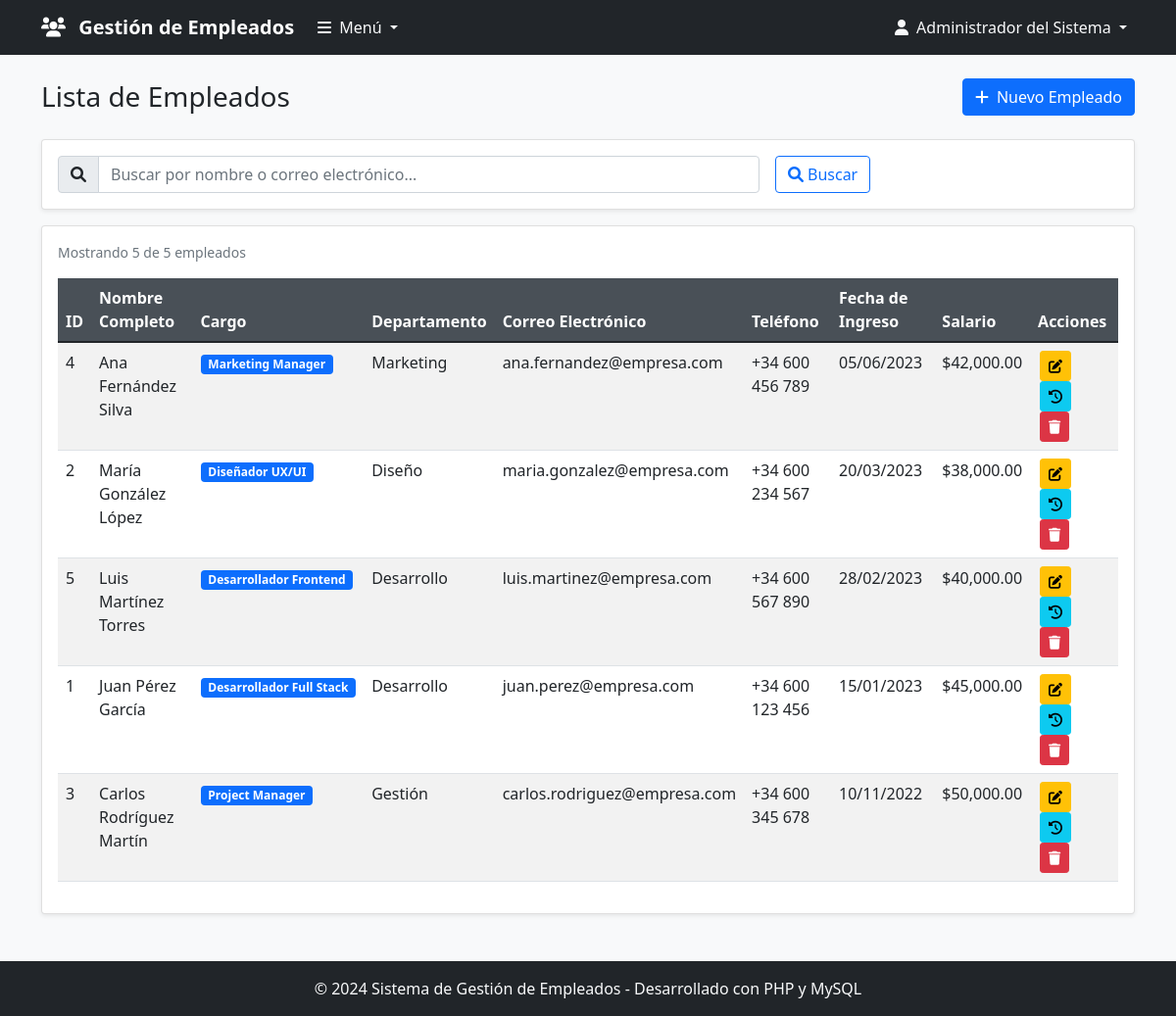
/index.php (signed in), run on the app's committed database.
### tables this page shows
CREATE TABLE IF NOT EXISTS empleados (
    id INT AUTO_INCREMENT PRIMARY KEY,
    nombre_completo VARCHAR(100) NOT NULL,
    rol_id INT NOT NULL,
    correo_electronico VARCHAR(100) NOT NULL UNIQUE,
    telefono VARCHAR(20),
    fecha_ingreso DATE NOT NULL,
    fecha_salida DATE NULL,
    salario DECIMAL(10,2),
    activo BOOLEAN DEFAULT TRUE,
    notas TEXT,
    creado_por INT,
    fecha_creacion TIMESTAMP DEFAULT CURRENT_TIMESTAMP,
    fecha_actualizacion TIMESTAMP DEFAULT CURRENT_TIMESTAMP ON UPDATE CURRENT_TIMESTAMP,
    FOREIGN KEY (rol_id) REFERENCES roles(id),
    FOREIGN KEY (creado_por) REFERENCES usuarios(id)
);

CREATE TABLE IF NOT EXISTS roles (
    id INT AUTO_INCREMENT PRIMARY KEY,
    nombre_cargo VARCHAR(100) NOT NULL UNIQUE,
    departamento VARCHAR(50) NOT NULL,
    descripcion TEXT,
    activo BOOLEAN DEFAULT TRUE,
    fecha_creacion TIMESTAMP DEFAULT CURRENT_TIMESTAMP
);

### includes/security.php (called while the page is built, shortened)
<?php
class Security {
    public static function verificarTimeoutSesion($timeout = 3600) {
        return true;
    }
}
?>

### includes/auth.php (called while the page is built, shortened)
<?php
require_once 'includes/security.php';
function estaAutenticado() {
    return isset($_SESSION['usuario_id']) && !empty($_SESSION['usuario_id']);
}
function obtenerUsuarioActual() {
    if (estaAutenticado()) {
        return [
            'id' => $_SESSION['usuario_id'],
            'username' => $_SESSION['username'],
            'nombre_completo' => $_SESSION['nombre_completo'],
            'email' => $_SESSION['email']
        ];
    }
    return null;
}
?>

### models/Empleado.php (called while the page is built, shortened)
<?php
class Empleado {
    private $conn;
    private $table_name = "empleados";
    public function __construct($db) {
        $this->conn = $db;
    }
    public function leerConPaginacion($busqueda = '', $pagina = 1, $por_pagina = 10) {
        $offset = ($pagina - 1) * $por_pagina;
        $where_clause = "WHERE e.activo = 1";
        $params = [];
        $query = "SELECT e.id, e.nombre_completo, r.nombre_cargo, r.departamento,
                         e.correo_electronico, e.telefono, e.fecha_ingreso, e.fecha_salida,
                         e.salario, e.activo, e.notas
                  FROM " . $this->table_name . " e
                  INNER JOIN roles r ON e.rol_id = r.id
                  " . $where_clause . "
                  ORDER BY e.fecha_ingreso DESC
                  LIMIT :offset, :por_pagina";
        $stmt = $this->conn->prepare($query);
        $stmt->bindValue(':offset', $offset, PDO::PARAM_INT);
        $stmt->bindValue(':por_pagina', $por_pagina, PDO::PARAM_INT);
        $stmt->execute();
        return $stmt;
    }
    public function contarEmpleados($busqueda = '') {
        $where_clause = "WHERE e.activo = 1";
        $params = [];
        $query = "SELECT COUNT(*) as total
                  FROM " . $this->table_name . " e
                  INNER JOIN roles r ON e.rol_id = r.id
                  " . $where_clause;
        $stmt = $this->conn->prepare($query);
        $stmt->execute();
        $row = $stmt->fetch(PDO::FETCH_ASSOC);
        return $row['total'];
    }
}
?>

### index.php (the view, shortened to what this page needs)
<?php
require_once 'includes/auth.php';
require_once 'models/Empleado.php';
$database = new Database();
$db = $database->getConnection();
$empleado = new Empleado($db);
$busqueda = isset($_GET['busqueda']) ? trim($_GET['busqueda']) : '';
$pagina_actual = isset($_GET['pagina']) ? (int)$_GET['pagina'] : 1;
$por_pagina = 10;
$stmt = $empleado->leerConPaginacion($busqueda, $pagina_actual, $por_pagina);
$empleados = $stmt->fetchAll(PDO::FETCH_ASSOC);
$total_empleados = $empleado->contarEmpleados($busqueda);
include_once 'includes/header.php';
?>
<div class="row">
    <div class="col-12">
        <div class="d-flex justify-content-between align-items-center mb-4">
            <h1 class="h3 mb-0">Lista de Empleados</h1>
            <a href="crear.php" class="btn btn-primary">
                <i class="fas fa-plus me-2"></i>Nuevo Empleado
            </a>
        </div>
        <div class="card mb-3">
            <div class="card-body">
                <form method="GET" class="row g-3">
                    <div class="col-md-8">
                        <div class="input-group">
                            <span class="input-group-text"><i class="fas fa-search"></i></span>
                            <input type="text"
                                   class="form-control"
                                   name="busqueda"
                                   placeholder="Buscar por nombre o correo electrónico..."
                                   value="<?php echo htmlspecialchars($busqueda); ?>">
                        </div>
                    </div>
                    <div class="col-md-4">
                        <button type="submit" class="btn btn-outline-primary me-2">
                            <i class="fas fa-search me-1"></i>Buscar
                        </button>
                    </div>
                </form>
            </div>
        </div>
        <div class="card">
            <div class="card-body">
                <div class="d-flex justify-content-between align-items-center mb-3">
                    <small class="text-muted">
                        Mostrando <?php echo count($empleados); ?> de <?php echo $total_empleados; ?> empleados
                    </small>
                </div>
                <?php if(count($empleados) > 0): ?>
                    <div class="table-responsive">
                        <table class="table table-striped table-hover">
                            <thead>
                                <tr>
                                    <th>ID</th>
                                    <th>Nombre Completo</th>
                                    <th>Cargo</th>
                                    <th>Departamento</th>
                                    <th>Correo Electrónico</th>
                                    <th>Teléfono</th>
                                    <th>Fecha de Ingreso</th>
                                    <th>Salario</th>
                                    <th>Acciones</th>
                                </tr>
                            </thead>
                            <tbody>
                                <?php foreach($empleados as $emp): ?>
                                    <tr>
                                        <td><?php echo htmlspecialchars($emp['id']); ?></td>
                                        <td><?php echo htmlspecialchars($emp['nombre_completo']); ?></td>
                                        <td>
                                            <span class="badge bg-primary"><?php echo htmlspecialchars($emp['nombre_cargo']); ?></span>
                                        </td>
                                        <td><?php echo htmlspecialchars($emp['departamento']); ?></td>
                                        <td><?php echo htmlspecialchars($emp['correo_electronico']); ?></td>
                                        <td><?php echo htmlspecialchars($emp['telefono'] ?? 'N/A'); ?></td>
                                        <td><?php echo date('d/m/Y', strtotime($emp['fecha_ingreso'])); ?></td>
                                        <td>
                                            <?php if($emp['salario']): ?>
                                                $<?php echo number_format($emp['salario'], 2); ?>
                                            <?php else: ?>
                                                <span class="text-muted">N/A</span>
                                            <?php endif; ?>
                                        </td>
                                        <td>
                                            <a href="editar.php?id=<?php echo $emp['id']; ?>"
                                               class="btn btn-sm btn-warning btn-action">
                                                <i class="fas fa-edit"></i>
                                            </a>
                                            <a href="historial.php?id=<?php echo $emp['id']; ?>"
                                               class="btn btn-sm btn-info btn-action"
                                               title="Ver historial de cambios">
                                                <i class="fas fa-history"></i>
                                            </a>
                                            <a href="?eliminar=<?php echo $emp['id']; ?><?php echo !empty($busqueda) ? '&busqueda=' . urlencode($busqueda) : ''; ?>&pagina=<?php echo $pagina_actual; ?>"
                                               class="btn btn-sm btn-danger btn-action"
                                               onclick="return confirm('¿Está seguro de eliminar este empleado?')">
                                                <i class="fas fa-trash"></i>
                                            </a>
                                        </td>
                                    </tr>
                                <?php endforeach; ?>
                            </tbody>
                        </table>
                    </div>
                <?php endif; ?>
            </div>
        </div>
    </div>
</div>
<?php include_once 'includes/footer.php'; ?>

### includes/header.php (shortened to what this page needs)
<?php
require_once 'includes/auth.php';
$usuario_actual = obtenerUsuarioActual();
?>
<!DOCTYPE html>
<html lang="es">
<head>
    <link href="https://cdn.jsdelivr.net/npm/bootstrap@5.1.3/dist/css/bootstrap.min.css" rel="stylesheet">
    <link href="https://cdnjs.cloudflare.com/ajax/libs/font-awesome/6.0.0/css/all.min.css" rel="stylesheet">
</head>
<body>
    <nav class="navbar navbar-expand-lg navbar-dark bg-dark">
        <div class="container">
            <a class="navbar-brand" href="index.php">
                <i class="fas fa-users me-2"></i>
                Gestión de Empleados
            </a>
            <?php if($usuario_actual): ?>
            <div class="navbar-nav me-auto">
                <div class="nav-item dropdown">
                    <a class="nav-link dropdown-toggle text-light" href="#" id="navbarMenuDropdown" role="button" data-bs-toggle="dropdown">
                        <i class="fas fa-bars me-1"></i>
                        Menú
                    </a>
                </div>
            </div>
            <div class="navbar-nav ms-auto">
                <div class="nav-item dropdown">
                    <a class="nav-link dropdown-toggle text-light" href="#" id="navbarDropdown" role="button" data-bs-toggle="dropdown">
                        <i class="fas fa-user me-1"></i>
                        <?php echo htmlspecialchars($usuario_actual['nombre_completo']); ?>
                    </a>
                </div>
            </div>
            <?php endif; ?>
        </div>
    </nav>
    <div class="container mt-4">

### includes/footer.php (shortened to what this page needs)
</div>
    <footer class="bg-dark text-light text-center py-3 mt-5">
        <div class="container">
            <p class="mb-0">&copy; 2024 Sistema de Gestión de Empleados - Desarrollado con PHP y MySQL</p>
        </div>
    </footer>
</body>
</html>

### includes/header.php (style rules this page uses)
body { background-color: #f8f9fa; }
.navbar-brand { font-weight: bold; }
.card { box-shadow: 0 0.125rem 0.25rem rgba(0, 0, 0, 0.075); border: 1px solid rgba(0, 0, 0, 0.125); }
.table th { background-color: #495057; color: white; border-color: #495057; }
.btn-action { margin: 0 2px; }

### data on the page
empleados: id "4", nombre_completo "Ana Fernández Silva", rol.nombre_cargo "Marketing Manager", rol.departamento "Marketing", correo_electronico "ana.fernandez@empresa.com", telefono "+34 600 456 789", fecha_ingreso "05/06/2023", salario "42,000.00"
empleados: id "2", nombre_completo "María González López", rol.nombre_cargo "Diseñador UX/UI", rol.departamento "Diseño", correo_electronico "maria.gonzalez@empresa.com", telefono "+34 600 234 567", fecha_ingreso "20/03/2023", salario "38,000.00"
empleados: id "5", nombre_completo "Luis Martínez Torres", rol.nombre_cargo "Desarrollador Frontend", rol.departamento "Desarrollo", correo_electronico "luis.martinez@empresa.com", telefono "+34 600 567 890", fecha_ingreso "28/02/2023", salario "40,000.00"
empleados: id "1", nombre_completo "Juan Pérez García", rol.nombre_cargo "Desarrollador Full Stack", rol.departamento "Desarrollo", correo_electronico "juan.perez@empresa.com", telefono "+34 600 123 456", fecha_ingreso "15/01/2023", salario "45,000.00"
empleados: id "3", nombre_completo "Carlos Rodríguez Martín", rol.nombre_cargo "Project Manager", rol.departamento "Gestión", correo_electronico "carlos.rodriguez@empresa.com", telefono "+34 600 345 678", fecha_ingreso "10/11/2022", salario "50,000.00"

### other printed values
$usuario_actual['nombre_completo'] "Administrador del Sistema"
count($empleados) "5"
$total_empleados "5"
